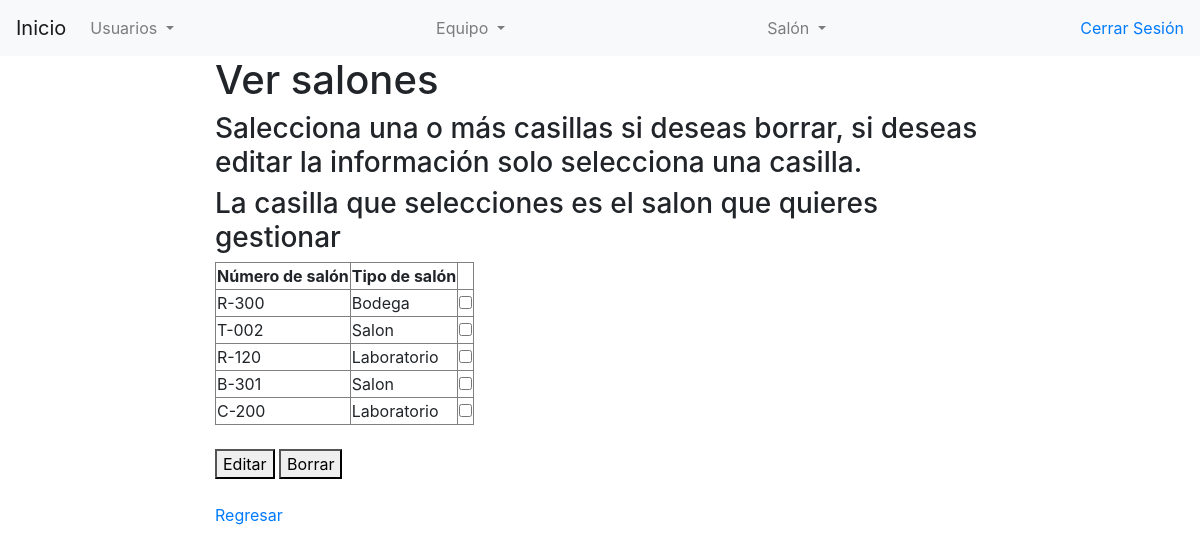
Page /salon/ver_salon.php (signed in) on the committed database.
### tables this page shows
CREATE TABLE salon (
    Salon_id INT NOT NULL AUTO_INCREMENT,
    Tipo_Salon CHAR(50) NOT NULL,
    Num_Salon CHAR(50) UNIQUE NOT NULL,
    PRIMARY KEY (Salon_id)
);

### impl/daoSalonImpl.php (called while the page is built, shortened)
<?php
require_once("../entidades/Salon.php");
class daoSalonImpl implements daoSalon {
    private $conexion;
    public function __construct($host, $usuario, $contrasena, $base_de_datos) {
        $this->conexion = new mysqli($host, $usuario, $contrasena, $base_de_datos);
    }
    public function getSalones() {
        $salones = array();
        $query = "SELECT * from salon";
        $result = $this->conexion->query($query);
        if ($result) {
            while ($row = $result->fetch_assoc()) {
                $salones[] = new salon(
                    $row['Salon_id'],
                    $row['Num_Salon'],
                    $row['Tipo_Salon']);
            }
        }
        return $salones;
    }
}
?>

### entidades/Salon.php (called while the page is built, shortened)
<?php
class Salon {
    private $salonId;
    private $numSalon;
    private $tipo;
    public function __construct($salonId, $numSalon, $tipo) {
        $this->salonId = $salonId;
        $this->numSalon = $numSalon;
        $this->tipo = $tipo;
    }
    public function getSalonId() {
        return $this->salonId;
    }
    public function getNumSalon() {
        return $this->numSalon;
    }
    public function getTipo() {
        return $this->tipo;
    }
}
?>

### salon/ver_salon.php (the view, shortened to what this page needs)
<!DOCTYPE html>
<html lang="en">
<head>
    <link rel="stylesheet" href="https://cdnjs.cloudflare.com/ajax/libs/animate.css/4.1.1/animate.min.css"/>
    <link rel="stylesheet" href="https://cdn.jsdelivr.net/npm/bootstrap@4.0.0/dist/css/bootstrap.min.css">
</head>
<body>
    <nav class="navbar navbar-expand-lg navbar-light bg-light">
        <a class="navbar-brand" href="../index.php">Inicio</a>
        <div class="collapse navbar-collapse" id="navbarSupportedContent">
            <ul class="navbar-nav mr-auto">
                <li class="nav-item dropdown">
                    <a class="nav-link dropdown-toggle" href="#" id="navbarDropdown" role="button" data-toggle="dropdown" aria-haspopup="true" aria-expanded="false">
                    Usuarios
                    </a>
                </li>
            </ul>
        </div>
        <div class="collapse navbar-collapse" id="navbarSupportedContent">
            <ul class="navbar-nav mr-auto">
                <li class="nav-item dropdown">
                    <a class="nav-link dropdown-toggle" href="#" id="navbarDropdown" role="button" data-toggle="dropdown" aria-haspopup="true" aria-expanded="false">
                    Equipo
                    </a>
                </li>
            </ul>
        </div>
        <div class="collapse navbar-collapse" id="navbarSupportedContent">
            <ul class="navbar-nav mr-auto">
                <li class="nav-item dropdown">
                    <a class="nav-link dropdown-toggle" href="#" id="navbarDropdown" role="button" data-toggle="dropdown" aria-haspopup="true" aria-expanded="false">
                    Salón
                    </a>
                </li>
            </ul>
        </div>
        <a href="../cerrar_sesion.php">Cerrar Sesión</a>
    </nav>
    <div class="container-fluid text-center">
        <div class="row content">
            <div class="col-sm-2 sidenav">
            </div>
            <div class="col-sm-8 text-left">
                <h1 class="animate__animated animate__bounce">Ver salones</h1>
                <h3>Salecciona una o más casillas si deseas borrar, si deseas editar la información solo selecciona una casilla.</h3>
                <h3>La casilla que selecciones es el salon que quieres gestionar</h3>
                <?php
                require_once('../entidades/Salon.php');
                require_once('../impl/daoSalonImpl.php');
                $salonDAO = new daoSalonImpl("localhost", "root", "", "InventarioLab");
                $salones = $salonDAO->getSalones();
                ?>
                <form method="post" action="procesar.php">
                    <?php
                        if (!empty($salones)) {
                            echo '<table border="1">';
                            echo '<tr><th>Número de salón</th><th>Tipo de salón</th></tr>';
                            foreach ($salones as $salones) {
                                echo '<tr>';
                                echo '<td>' . $salones->getNumSalon() . '</td>';
                                echo '<td>' . $salones->getTipo() . '</td>';
                                $id = $salones->getSalonId();
                                echo "<td><input type='checkbox' name='opciones[]' id='$id' value='$id'><br>";
                                echo '</tr>';
                            }
                            echo '</table>';
                        } else {
                            echo '<p>No se encontraron salones en la base de datos.</p>';
                        }
                    ?>
                    <br>
                    <button type="submit" name="editar" value="editar">Editar</button>
                    <button type="submit" name="borrar" value="borrar">Borrar</button><br>
                </form>
                <br>
                <a href=../flujo_ventanas.php>Regresar</a>
            </div>
            <div class="col-sm-2 sidenav">
            </div>
        </div>
    </div>
</body>
</html>

### rows in the picture
salon: Num_Salon "R-300", Tipo_Salon "Bodega"
salon: Num_Salon "T-002", Tipo_Salon "Salon"
salon: Num_Salon "R-120", Tipo_Salon "Laboratorio"
salon: Num_Salon "B-301", Tipo_Salon "Salon"
salon: Num_Salon "C-200", Tipo_Salon "Laboratorio"
